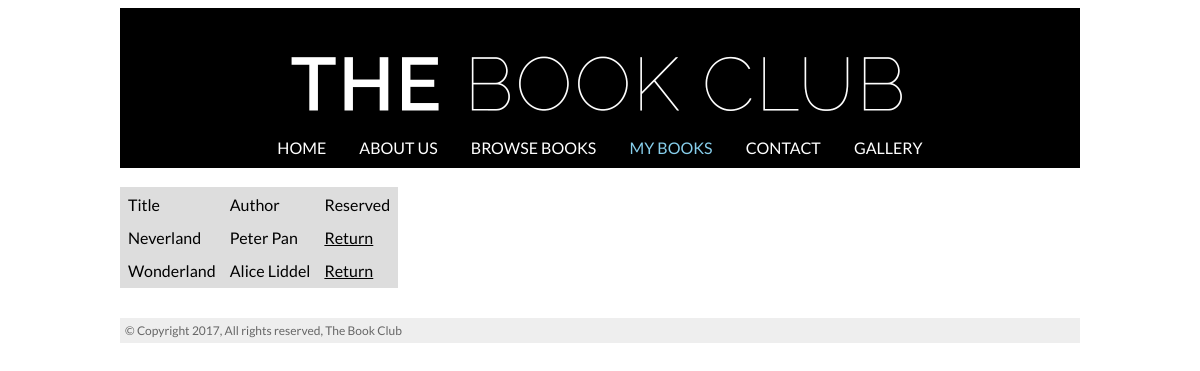
The app's page /mybooks.php with its own data.
### tables this page shows
CREATE TABLE `Books` (
  `ISBN` int(11) NOT NULL,
  `Title` varchar(255) NOT NULL,
  `Pages` int(11) DEFAULT NULL,
  `Edition` int(11) DEFAULT NULL,
  `Published` int(11) DEFAULT NULL,
  `Author` varchar(255) NOT NULL,
  `Reserved` tinyint(1) DEFAULT NULL
);

### reservedbooks.php (the view)
<div class="container">
<?php
    @ $db = new mysqli($dbserver, $dbuser, $dbpass, $dbname);
    $query = " select * from Books where Reserved = 1";
    $stmt = $db->prepare($query);
    $stmt->bind_result($ISBN, $title, $pages, $edition, $published, $author, $reserved);
    $stmt->execute();
    echo '<table bgcolor="#dddddd" cellpadding="6">';
    echo '<tr><b><td>Title</td> <td>Author</td> <td>Reserved</td> </b> </tr>';
    while ($stmt->fetch()) {
        echo "<tr>";
        echo "<td> $title </td><td> $author </td>";
        echo '<td><a href="returnbook.php?bookid=' . urlencode($ISBN) . '"> Return </a></td>';
        echo "</tr>";
    }
    echo "</table>";
?>
</div>

### main.css (style rules this page uses)
a { color: black; }
.container { margin-top: 20px; }

### records on screen
books: Title "Neverland", Author "Peter Pan"
books: Title "Wonderland", Author "Alice Liddel"
